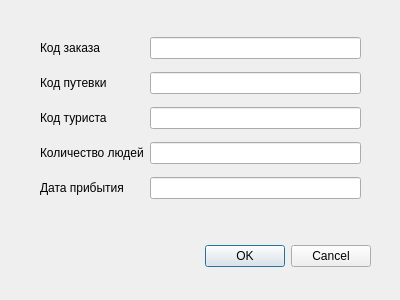
<?xml version="1.0" encoding="UTF-8"?>
<ui version="4.0">
 <class>Dialog_Zak</class>
 <widget class="QDialog" name="Dialog_Zak">
  <property name="geometry">
   <rect>
    <x>0</x>
    <y>0</y>
    <width>400</width>
    <height>300</height>
   </rect>
  </property>
  <property name="windowTitle">
   <string>Добавление/Редактирование заказов</string>
  </property>
  <widget class="QDialogButtonBox" name="buttonBox">
   <property name="geometry">
    <rect>
     <x>30</x>
     <y>240</y>
     <width>341</width>
     <height>32</height>
    </rect>
   </property>
   <property name="orientation">
    <enum>Qt::Horizontal</enum>
   </property>
   <property name="standardButtons">
    <set>QDialogButtonBox::Cancel|QDialogButtonBox::Ok</set>
   </property>
  </widget>
  <widget class="QWidget" name="gridLayoutWidget">
   <property name="geometry">
    <rect>
     <x>40</x>
     <y>30</y>
     <width>321</width>
     <height>181</height>
    </rect>
   </property>
   <layout class="QGridLayout" name="gridLayout">
    <item row="0" column="0">
     <widget class="QLabel" name="label">
      <property name="text">
       <string>Код заказа</string>
      </property>
     </widget>
    </item>
    <item row="1" column="0">
     <widget class="QLabel" name="label_2">
      <property name="text">
       <string>Код путевки</string>
      </property>
     </widget>
    </item>
    <item row="0" column="1">
     <widget class="QLineEdit" name="lineEdit"/>
    </item>
    <item row="3" column="1">
     <widget class="QLineEdit" name="lineEdit_4"/>
    </item>
    <item row="1" column="1">
     <widget class="QLineEdit" name="lineEdit_2"/>
    </item>
    <item row="2" column="1">
     <widget class="QLineEdit" name="lineEdit_3"/>
    </item>
    <item row="4" column="1">
     <widget class="QLineEdit" name="lineEdit_5"/>
    </item>
    <item row="4" column="0">
     <widget class="QLabel" name="label_5">
      <property name="text">
       <string>Дата прибытия</string>
      </property>
     </widget>
    </item>
    <item row="3" column="0">
     <widget class="QLabel" name="label_4">
      <property name="text">
       <string>Количество людей</string>
      </property>
     </widget>
    </item>
    <item row="2" column="0">
     <widget class="QLabel" name="label_3">
      <property name="text">
       <string>Код туриста</string>
      </property>
     </widget>
    </item>
   </layout>
  </widget>
 </widget>
 <resources/>
 <connections>
  <connection>
   <sender>buttonBox</sender>
   <signal>accepted()</signal>
   <receiver>Dialog_Zak</receiver>
   <slot>accept()</slot>
   <hints>
    <hint type="sourcelabel">
     <x>248</x>
     <y>254</y>
    </hint>
    <hint type="destinationlabel">
     <x>157</x>
     <y>274</y>
    </hint>
   </hints>
  </connection>
  <connection>
   <sender>buttonBox</sender>
   <signal>rejected()</signal>
   <receiver>Dialog_Zak</receiver>
   <slot>reject()</slot>
   <hints>
    <hint type="sourcelabel">
     <x>316</x>
     <y>260</y>
    </hint>
    <hint type="destinationlabel">
     <x>286</x>
     <y>274</y>
    </hint>
   </hints>
  </connection>
 </connections>
</ui>
